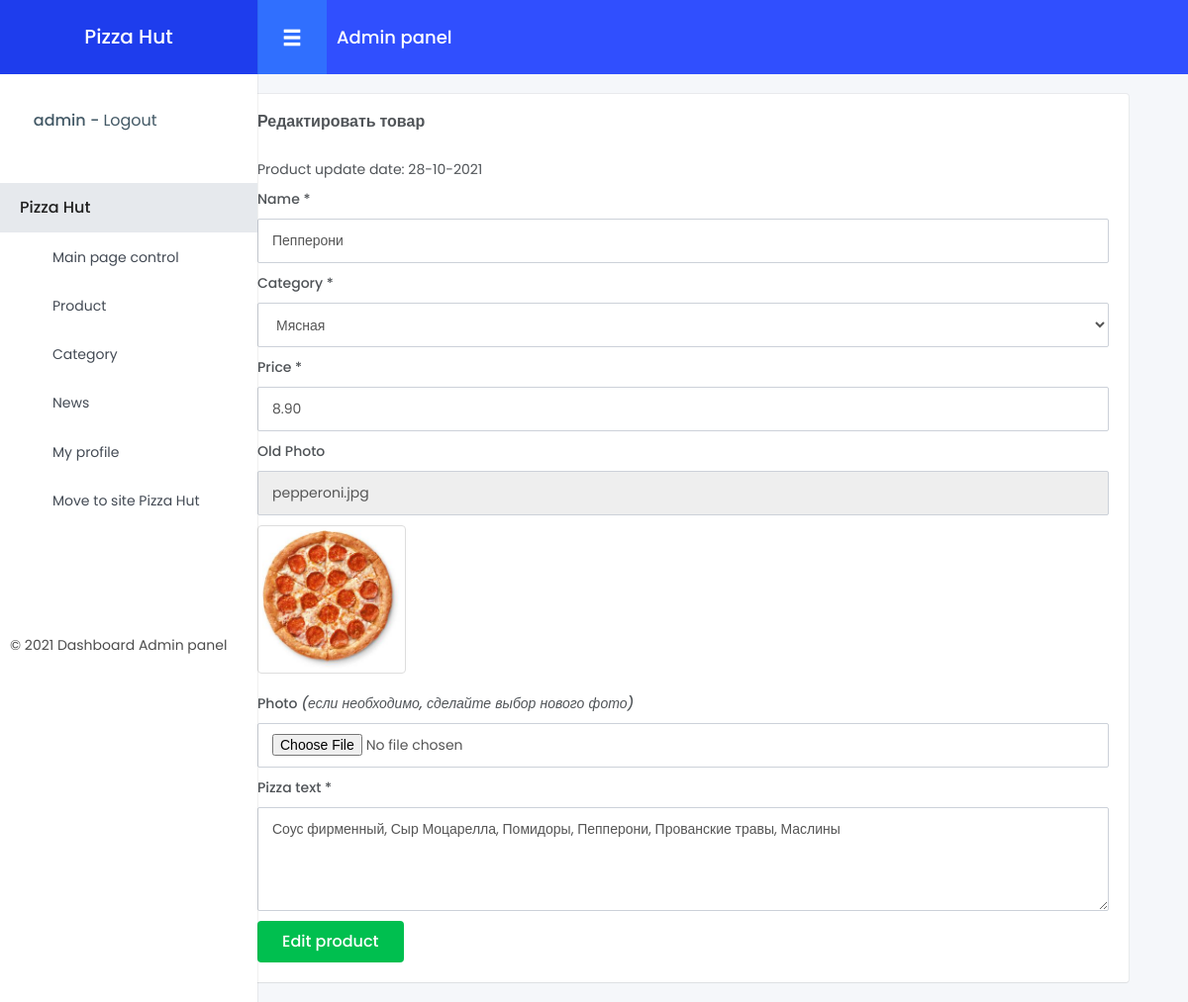
The page /adminpanel/editProduct?id=1 (signed in) on the database its author committed.
### tables this page shows
CREATE TABLE `product`
(
    `id`          int(4) NOT NULL,
    `idCategory`  int(4) NOT NULL,
    `name`        varchar(100) NOT NULL,
    `description` text         NOT NULL,
    `price`       float(10, 2
) NOT NULL,
  `photo` varchar(100) NOT NULL
);

CREATE TABLE `category`
(
    `id`       int(10) NOT NULL,
    `category` varchar(100) NOT NULL
);

### adminpanel/controllerAdmin/ControllerProduct.php (called while the page is built, shortened)
<?php
class ControllerProduct {
    public static function editProductForm($id)
    {
        $rowsCategory = ModelCategory::getCategoryActionList();
        $product = ModelProduct::getProductDetail($id);
        include_once 'viewAdmin/productEditForm.php';
    }
}

### adminpanel/index.php (called while the page is built, shortened)
<?php
    require_once '../inc/database.php';
    include_once 'modelAdmin/ModelProduct.php';
    include_once 'modelAdmin/ModelCategory.php';
    include_once 'controllerAdmin/ControllerProduct.php';
    include'routeAdmin/routing.php';
?>

### inc/database.php (called while the page is built, shortened)
<?php
class Database
{
    private $conn;
    private $host;
    private $user;
    private $password;
    private $baseName;
    function __construct()
    {
        $this->host = 'localhost';
        $this->user = 'root';
        $this->password = '';
        $this->baseName = 'new_pizza2021';
    }
    function connect()
    {
        try {
            $this->conn = new PDO(
                'mysql:host=' . $this->host . ''
                . ';dbname=' . $this->baseName . '',
                $this->user,
                $this->password,
                array(PDO::MYSQL_ATTR_INIT_COMMAND => 'SET NAMES utf8'));
        } catch (Exception $e) {
            die('Connection failed : ' . $e->getMessage());
        }
        return $this->conn;
    }
    function disconnect()
    {
        if ($this->conn) {
            $this->conn = null;
        }
    }
    function getOne($query)
    {
        try {
            $result = $this->conn->prepare($query);
            $result->execute();
            $result->setFetchMode(PDO::FETCH_ASSOC);
            $response = $result->fetch();
            return $response;
        } catch (PDOException $e) {
            echo "Error: " . $e->getMessage();
        }
    }
    function getAll($query)
    {
        try {
            $result = $this->conn->prepare($query);
            $result->execute();
            $result->setFetchMode(PDO::FETCH_ASSOC);
            $response = $result->fetchAll();
            return $response;
        } catch (PDOException $e) {
            echo "Error: " . $e->getMessage();
        }
    }
}
?>

### adminpanel/modelAdmin/ModelProduct.php (called while the page is built, shortened)
<?php
class ModelProduct
{
    public static function getProductDetail($id)
    {
        $database = new Database();
        $row = $database->getOne("SELECT product.*, category.category FROM product, category WHERE product.idCategory = category.id AND product.id = $id");
        return $row;
    }
}

### adminpanel/modelAdmin/ModelCategory.php (called while the page is built, shortened)
<?php
class ModelCategory{
    public static function getCategoryActionList()
    {
        $database = new Database();
        $rows = $database->getAll("SELECT * FROM category ORDER BY category.id ASC");
        return $rows;
    }
}

### adminpanel/viewAdmin/productEditForm.php (the view, shortened to what this page needs)
    <div class="col-sx-9">
        <h4 class="box-title">Редактировать товар</h4>
        <p>Product update date: <?php echo date("d-m-Y") ?></p>
        <?php
        if (isset($result)) {
            if ($result) {
                ?>
                <div class="alert alert-info">
                    <strong>Запись изменена. </strong>
                    <a href="productAction">Список продукции</a>
                </div>
            <?php } elseif ($result == false) { ?>
                <div class="alert alert-warning">
                    <strong>Ошибка изменения записи! </strong>
                    <a href="productAction">Список продукции</a>
                </div>
            <?php }
        } else { ?>
            <form action="editProductResult?id=<?php echo $product['id'] ?>" method="POST"
                  enctype="multipart/form-data">
                <label for="name">Name *</label>
                <input id="name" type="text" name="name" placeholder="Name" class="form-control"
                       value="<?php echo $product['name'] ?>" required>
                <label for="category">Category *</label>
                <select name="category" id="category" class="form-control">
                    <?php foreach ($rowsCategory as $category) { ?>
                        <option value="<?php echo $category['id'] ?> <?php if ($category['id'] == $product['idCategory']) echo 'selected' ?>">
                            <?php echo $category['category'] ?>
                        </option>
                    <?php } ?>
                </select>
                <label for="price">Price *</label>
                <input id="price" type="text" name="price" placeholder="Price" class="form-control"
                       value="<?php echo $product['price'] ?>" required>
                <label for="oldPhoto">Old Photo</label>
                <input id="oldPhoto" type="text" name="oldpicture" placeholder="Old picture" class="form-control"
                       value="<?php echo $product['photo'] ?>" readonly>
                <img src="../public/images/<?php echo $product['photo'] ?>" alt="" class="thumbnail" width="150px">
                <label for="photo">
                    Photo
                    <i>(если необходимо, сделайте выбор нового фото)</i>
                </label>
                <input id="photo" type="file" name="picture" class="form-control">
                <label for="text">Pizza text *</label>
                <textarea name="description" id="text" placeholder="Pizza text" class="form-control"
                          required><?php echo $product['description'] ?></textarea>
                <input type="submit" class="btn btn-success" value="Edit product" name="save">
            </form>
        <?php } ?>
    </div>
<?php
include 'viewAdmin/templates/layout.php';

### rows shown on the page
product: name "Пепперони", category "Мясная", price "8.90", oldpicture "pepperoni.jpg", photo (picture), description "Соус фирменный, Сыр Моцарелла, Помидоры, Пепперони, Прованские травы, Маслины"
